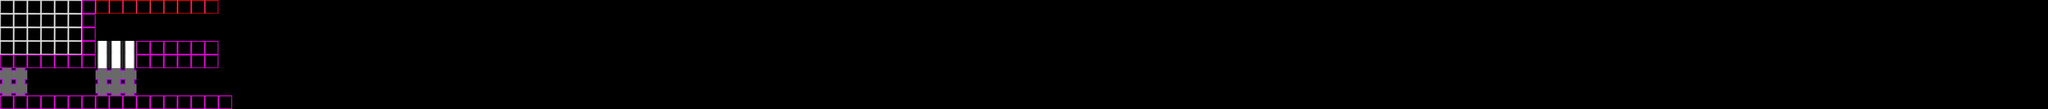

This game map was drawn from its Tiled (.tmx) file and the tilesets committed beside it. A one-line description and the full map source follow:
An orthogonal 150x8 tile map with 32x32 px tiles, 1 tile layer (Tile Layer 1).

<map version="1.0" tiledversion="1.1.5" orientation="orthogonal" renderorder="right-down" width="150" height="8" tilewidth="32" tileheight="32" infinite="0" nextobjectid="1">
 <tileset firstgid="1" source="cubes.tsx" />
 <layer name="Tile Layer 1" width="150" height="8">
  <data encoding="csv">
3,3,3,3,3,3,5,4,4,4,4,4,4,4,4,4,0,0,0,0,0,0,0,0,0,0,0,0,0,0,0,0,0,0,0,0,0,0,0,0,0,0,0,0,0,0,0,0,0,0,0,0,0,0,0,0,0,0,0,0,0,0,0,0,0,0,0,0,0,0,0,0,0,0,0,0,0,0,0,0,0,0,0,0,0,0,0,0,0,0,0,0,0,0,0,0,0,0,0,0,0,0,0,0,0,0,0,0,0,0,0,0,0,0,0,0,0,0,0,0,0,0,0,0,0,0,0,0,0,0,0,0,0,0,0,0,0,0,0,0,0,0,0,0,0,0,0,0,0,0,
3,3,3,3,3,3,5,0,0,0,0,0,0,0,0,0,0,0,0,0,0,0,0,0,0,0,0,0,0,0,0,0,0,0,0,0,0,0,0,0,0,0,0,0,0,0,0,0,0,0,0,0,0,0,0,0,0,0,0,0,0,0,0,0,0,0,0,0,0,0,0,0,0,0,0,0,0,0,0,0,0,0,0,0,0,0,0,0,0,0,0,0,0,0,0,0,0,0,0,0,0,0,0,0,0,0,0,0,0,0,0,0,0,0,0,0,0,0,0,0,0,0,0,0,0,0,0,0,0,0,0,0,0,0,0,0,0,0,0,0,0,0,0,0,0,0,0,0,0,0,
3,3,3,3,3,3,5,0,0,0,0,0,0,0,0,0,0,0,0,0,0,0,0,0,0,0,0,0,0,0,0,0,0,0,0,0,0,0,0,0,0,0,0,0,0,0,0,0,0,0,0,0,0,0,0,0,0,0,0,0,0,0,0,0,0,0,0,0,0,0,0,0,0,0,0,0,0,0,0,0,0,0,0,0,0,0,0,0,0,0,0,0,0,0,0,0,0,0,0,0,0,0,0,0,0,0,0,0,0,0,0,0,0,0,0,0,0,0,0,0,0,0,0,0,0,0,0,0,0,0,0,0,0,0,0,0,0,0,0,0,0,0,0,0,0,0,0,0,0,0,
3,3,3,3,3,3,5,2,2,2,5,5,5,5,5,5,0,0,0,0,0,0,0,0,0,0,0,0,0,0,0,0,0,0,0,0,0,0,0,0,0,0,0,0,0,0,0,0,0,0,0,0,0,0,0,0,0,0,0,0,0,0,0,0,0,0,0,0,0,0,0,0,0,0,0,0,0,0,0,0,0,0,0,0,0,0,0,0,0,0,0,0,0,0,0,0,0,0,0,0,0,0,0,0,0,0,0,0,0,0,0,0,0,0,0,0,0,0,0,0,0,0,0,0,0,0,0,0,0,0,0,0,0,0,0,0,0,0,0,0,0,0,0,0,0,0,0,0,0,0,
5,5,5,5,5,5,5,2,2,2,5,5,5,5,5,5,0,0,0,0,0,0,0,0,0,0,0,0,0,0,0,0,0,0,0,0,0,0,0,0,0,0,0,0,0,0,0,0,0,0,0,0,0,0,0,0,0,0,0,0,0,0,0,0,0,0,0,0,0,0,0,0,0,0,0,0,0,0,0,0,0,0,0,0,0,0,0,0,0,0,0,0,0,0,0,0,0,0,0,0,0,0,0,0,0,0,0,0,0,0,0,0,0,0,0,0,0,0,0,0,0,0,0,0,0,0,0,0,0,0,0,0,0,0,0,0,0,0,0,0,0,0,0,0,0,0,0,0,0,0,
6,6,0,0,0,0,0,6,6,6,0,0,0,0,0,0,0,0,0,0,0,0,0,0,0,0,0,0,0,0,0,0,0,0,0,0,0,0,0,0,0,0,0,0,0,0,0,0,0,0,0,0,0,0,0,0,0,0,0,0,0,0,0,0,0,0,0,0,0,0,0,0,0,0,0,0,0,0,0,0,0,0,0,0,0,0,0,0,0,0,0,0,0,0,0,0,0,0,0,0,0,0,0,0,0,0,0,0,0,0,0,0,0,0,0,0,0,0,0,0,0,0,0,0,0,0,0,0,0,0,0,0,0,0,0,0,0,0,0,0,0,0,0,0,0,0,0,0,0,0,
6,6,0,0,0,0,0,6,6,6,0,0,0,0,0,0,0,0,0,0,0,0,0,0,0,0,0,0,0,0,0,0,0,0,0,0,0,0,0,0,0,0,0,0,0,0,0,0,0,0,0,0,0,0,0,0,0,0,0,0,0,0,0,0,0,0,0,0,0,0,0,0,0,0,0,0,0,0,0,0,0,0,0,0,0,0,0,0,0,0,0,0,0,0,0,0,0,0,0,0,0,0,0,0,0,0,0,0,0,0,0,0,0,0,0,0,0,0,0,0,0,0,0,0,0,0,0,0,0,0,0,0,0,0,0,0,0,0,0,0,0,0,0,0,0,0,0,0,0,0,
5,5,5,5,5,5,5,5,5,5,5,5,5,5,5,5,5,0,0,0,0,0,0,0,0,0,0,0,0,0,0,0,0,0,0,0,0,0,0,0,0,0,0,0,0,0,0,0,0,0,0,0,0,0,0,0,0,0,0,0,0,0,0,0,0,0,0,0,0,0,0,0,0,0,0,0,0,0,0,0,0,0,0,0,0,0,0,0,0,0,0,0,0,0,0,0,0,0,0,0,0,0,0,0,0,0,0,0,0,0,0,0,0,0,0,0,0,0,0,0,0,0,0,0,0,0,0,0,0,0,0,0,0,0,0,0,0,0,0,0,0,0,0,0,0,0,0,0,0,0
</data>
 </layer>
</map>
